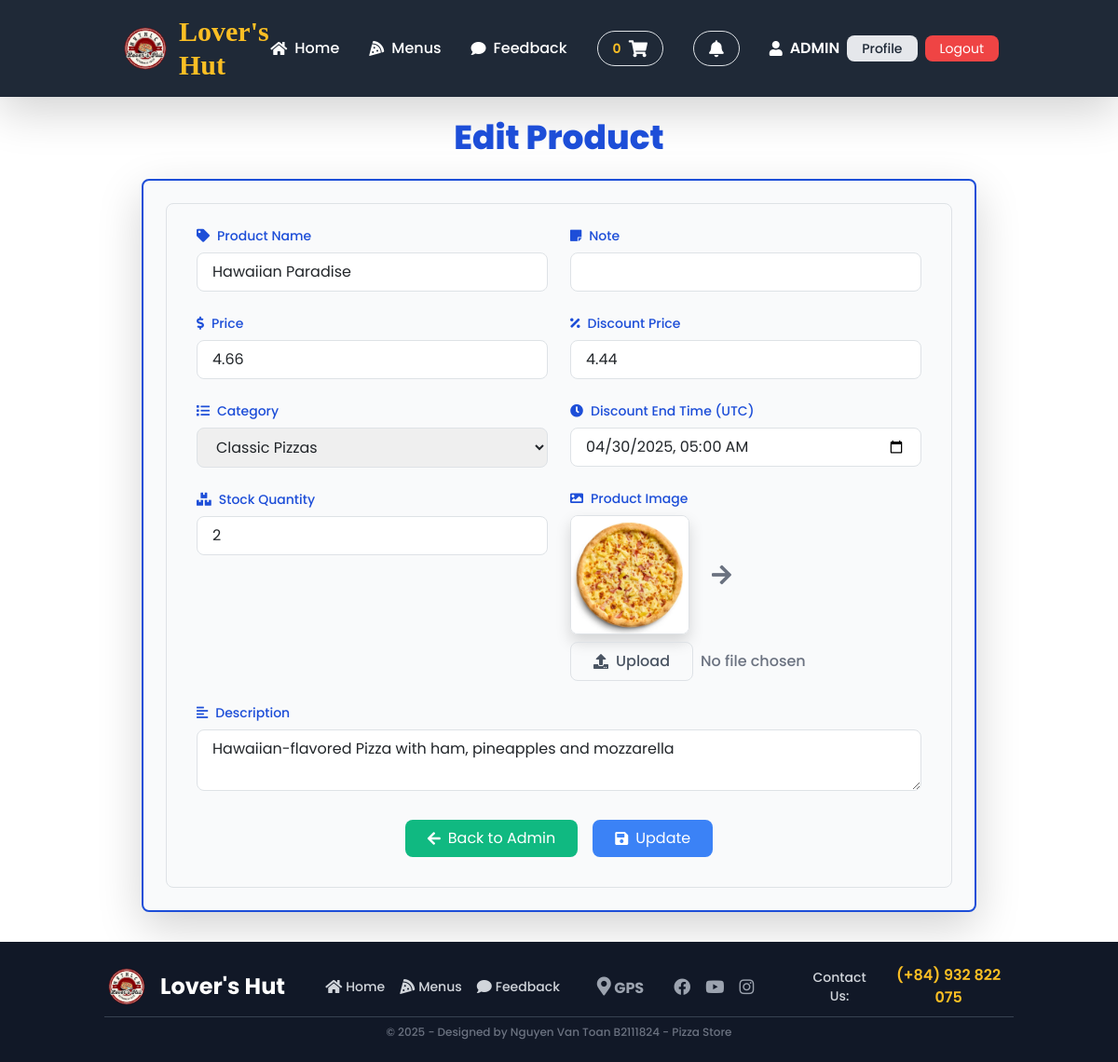
/admin/edit-product/id=1 (signed in), run on the app's committed database.
### tables this page shows
CREATE TABLE `products` (
  `id` int(11) NOT NULL,
  `name` varchar(100) NOT NULL,
  `description` text DEFAULT NULL,
  `category_id` int(11) DEFAULT NULL,
  `price` decimal(10,2) NOT NULL,
  `stock_quantity` int(11) NOT NULL DEFAULT 1,
  `created_at` timestamp NOT NULL DEFAULT current_timestamp(),
  `note` varchar(255) DEFAULT NULL,
  `discount` decimal(10,2) DEFAULT NULL,
  `discount_end_time` timestamp NULL DEFAULT NULL,
  `image` varchar(255) DEFAULT NULL
);

CREATE TABLE `categories` (
  `id` int(11) NOT NULL,
  `name` varchar(100) NOT NULL,
  `created_at` timestamp NOT NULL DEFAULT current_timestamp()
);

### app/controllers/ProductController.php (called while the page is built, shortened)
<?php
require_once dirname(__DIR__) . '/models/Product.php';
class ProductController
{
  private $productModel;
  public function __construct($conn)
  {
    $this->productModel = new Product($conn);
  }
  public function getProductDetails($id)
  {
    return $this->productModel->getProductById($id);
  }
  public function getAllCategoryNamesExceptPizza()
  {
    return $this->productModel->getAllCategoryNamesExceptPizza();
  }
}

### app/models/Product.php (called while the page is built, shortened)
<?php
class Product
{
    private $conn;
    private $table = 'products';
    public function __construct($db)
    {
        $this->conn = $db;
    }
    public function getProductById($id)
    {
        $query = "SELECT * FROM " . $this->table . " WHERE id = ?";
        $stmt = $this->conn->prepare($query);
        $stmt->execute([$id]);
        return $stmt->fetch(PDO::FETCH_ASSOC);
    }
    public function getAllCategoryNamesExceptPizza()
    {
        $query = "SELECT id, name FROM categories WHERE id != 9";
        $stmt = $this->conn->prepare($query);
        $stmt->execute();
        return $stmt->fetchAll(PDO::FETCH_ASSOC);
    }
}

### app/views/admin/edit.php (the view, shortened to what this page needs)
<?php
$categories = $productController->getAllCategoryNamesExceptPizza();
$product_id = $_GET['id'];
$product = $productController->getProductDetails($product_id);
?>
<h1 class="text-4xl font-extrabold text-center my-6 text-blue-700">Edit Product</h1>
<div class="flex justify-center mb-8">
    <div class="w-full max-w-4xl rounded-lg border-2 border-blue-700 bg-gray-50 shadow-lg p-6">
        <form action="/admin/edit-product/id=<?= htmlspecialchars($product['id']) ?>" method="POST" enctype="multipart/form-data"
            class="bg-gray-50 border border-gray-400 rounded-lg px-8 pt-6 pb-8">
            <div class="grid grid-cols-1 md:grid-cols-2 gap-6">
                <div>
                    <div class="mb-4">
                        <label for="name" class="block text-blue-700 text-sm font-medium mb-2"><i class="fas fa-tag mr-2"></i>Product Name</label>
                        <input type="text" name="name" value="<?= htmlspecialchars($product['name']) ?>"
                            class="border border-gray-400 rounded-lg w-full py-2 px-3 focus:outline-none focus:ring-2 focus:ring-blue-500" required>
                    </div>
                    <div class="mb-4">
                        <label for="price" class="block text-blue-700 text-sm font-medium mb-2"><i class="fas fa-dollar-sign mr-2"></i>Price</label>
                        <input type="number" name="price" value="<?= htmlspecialchars($product['price']) ?>"
                            class="border border-gray-400 rounded-lg w-full py-2 px-3 focus:outline-none focus:ring-2 focus:ring-blue-500" min="0" step="0.01" placeholder="Enter price (e.g., 15.50)" required>
                    </div>
                    <div class="mb-4">
                        <label for="category_id" class="block text-blue-700 text-sm font-medium mb-2"><i class="fas fa-list mr-2"></i>Category</label>
                        <select name="category_id" class="border border-gray-400 rounded-lg w-full py-2 px-3 focus:outline-none focus:ring-2 focus:ring-blue-500" required>
                            <?php foreach ($categories as $category): ?>
                                <option value="<?= htmlspecialchars($category['id']) ?>" <?= $category['id'] == $product['category_id'] ? 'selected' : '' ?>><?= htmlspecialchars($category['name']) ?></option>
                            <?php endforeach; ?>
                        </select>
                    </div>
                    <div class="mb-4">
                        <label for="stock_quantity" class="block text-blue-700 text-sm font-medium mb-2"><i class="fas fa-boxes mr-2"></i>Stock Quantity</label>
                        <input type="number" name="stock_quantity" value="<?= htmlspecialchars($product['stock_quantity']) ?>"
                            class="border border-gray-400 rounded-lg w-full py-2 px-3 focus:outline-none focus:ring-2 focus:ring-blue-500" min="0" required>
                    </div>
                </div>
                <div>
                    <div class="mb-4">
                        <label for="note" class="block text-blue-700 text-sm font-medium mb-2"><i class="fas fa-sticky-note mr-2"></i>Note</label>
                        <input type="text" name="note" value="<?= htmlspecialchars($product['note']) ?>"
                            class="border border-gray-400 rounded-lg w-full py-2 px-3 focus:outline-none focus:ring-2 focus:ring-blue-500">
                    </div>
                    <div class="mb-4">
                        <label for="discount" class="block text-blue-700 text-sm font-medium mb-2"><i class="fas fa-percentage mr-2"></i>Discount Price</label>
                        <input type="number" name="discount" value="<?= htmlspecialchars($product['discount']) ?>"
                            class="border border-gray-400 rounded-lg w-full py-2 px-3 focus:outline-none focus:ring-2 focus:ring-blue-500" min="0" step="0.01" placeholder="Enter discount (e.g., 15.50)">
                    </div>
                    <div class="mb-4">
                        <label for="discount_end_time" class="block text-blue-700 text-sm font-medium mb-2"><i class="fas fa-clock mr-2"></i>Discount End Time (UTC)</label>
                        <input type="datetime-local" id="discount_end_time" name="discount_end_time" value="<?= htmlspecialchars($product['discount_end_time']) ?>"
                            class="border border-gray-400 rounded-lg w-full py-2 px-3 focus:outline-none focus:ring-2 focus:ring-blue-500">
                    </div>
                    <div class="mb-4">
                        <label class="block text-blue-700 text-sm font-medium mb-2">
                            <i class="fas fa-image mr-2"></i>Product Image
                        </label>
                        <div class="flex items-center gap-6">
                            <?php if (!empty($product['image'])): ?>
                                <img src="/images/product/<?= htmlspecialchars($product['image']) ?>" alt="Product Image"
                                    class="w-32 h-32 object-cover border rounded-lg shadow">
                            <?php else: ?>
                                <p class="text-sm text-gray-600">No image uploaded.</p>
                            <?php endif; ?>
                            <i class="fas fa-arrow-right text-gray-500 text-2xl"></i>
                        </div>
                        <div class="flex items-center mt-2">
                            <label for="image"
                                class="mr-2 border border-gray-200 rounded-lg px-4 py-2 text-gray-600 cursor-pointer hover:bg-blue-100 flex items-center space-x-2">
                                <i class="fas fa-upload"></i>
                                <span>Upload</span>
                            </label>
                            <span id="file-name" class="text-gray-500">No file chosen</span>
                        </div>
                    </div>
                </div>
            </div>
            <div class="mb-4">
                <label for="description" class="block text-blue-700 text-sm font-medium mb-2"><i class="fas fa-align-left mr-2"></i>Description</label>
                <textarea name="description" class="border border-gray-400 rounded-lg w-full py-2 px-3 focus:outline-none focus:ring-2 focus:ring-blue-500"><?= htmlspecialchars($product['description']) ?></textarea>
            </div>
            <div class="flex justify-center space-x-4">
                <button type="button" class="flex items-center bg-green-500 text-white px-6 py-2 rounded-lg hover:bg-green-700 transition-all duration-200"
                    onclick="window.location.href='/admin/list'">
                    <i class="fas fa-arrow-left mr-2"></i> Back to Admin
                </button>
                <button type="submit" class="flex items-center bg-blue-500 text-white px-6 py-2 rounded-lg hover:bg-blue-700 transition-all duration-200">
                    <i class="fas fa-save mr-2"></i> Update
                </button>
            </div>
        </form>
    </div>
</div>

### app/views/includes/header.php (style rules this page uses)
body { background-size: cover; font-family: 'Poppins', sans-serif; }

### data on the page
products: name "Hawaiian Paradise", price "4.66", category_id "Classic Pizzas", stock_quantity "2", discount "4.44", discount_end_time "04/30/2025 05:00", image (picture), description "Hawaiian-flavored Pizza with ham, pineapples and mozzarella"

### other printed values
$cartItemCount "0"
$_SESSION['user_name'] "ADMIN"
$data['label'] "Home"
$data['label'] "Menus"
$data['label'] "Feedback"
